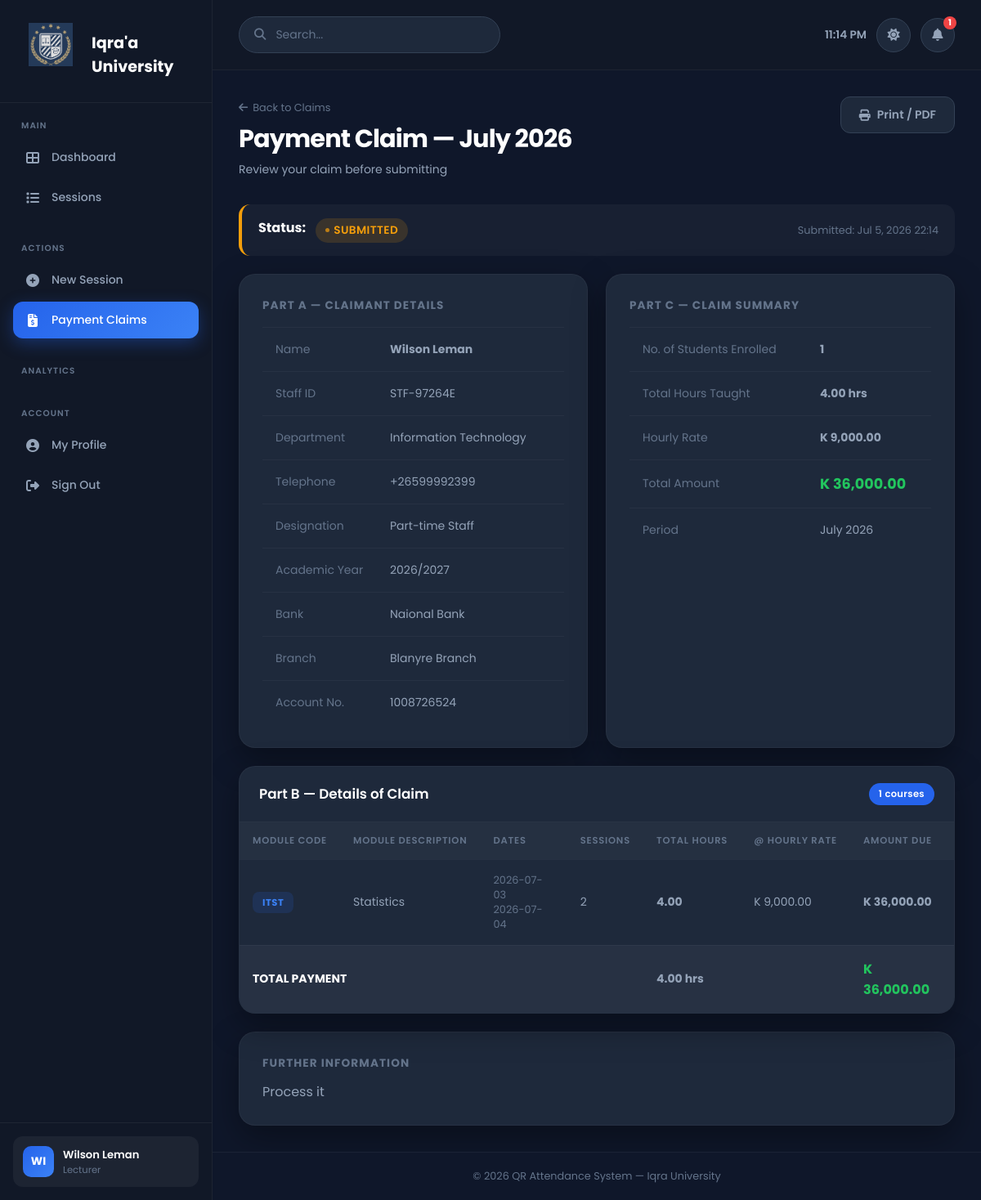
The page /lecturer/claims/1 (signed in) on the database its author committed.
### tables this page shows
CREATE TABLE `payment_claims` (
  `id` int(10) UNSIGNED NOT NULL,
  `lecturer_id` int(10) UNSIGNED NOT NULL,
  `academic_year` varchar(20) NOT NULL,
  `month` varchar(20) NOT NULL,
  `designation` enum('full_time','part_time') DEFAULT 'part_time',
  `bank_name` varchar(100) DEFAULT NULL,
  `bank_branch` varchar(100) DEFAULT NULL,
  `account_number` varchar(50) DEFAULT NULL,
  `telephone` varchar(30) DEFAULT NULL,
  `hourly_rate` decimal(10,2) DEFAULT 0.00,
  `status` enum('draft','submitted','approved','rejected') DEFAULT 'draft',
  `submitted_at` timestamp NULL DEFAULT NULL,
  `notes` text DEFAULT NULL,
  `created_at` timestamp NOT NULL DEFAULT current_timestamp()
);

CREATE TABLE `users` (
  `id` int(10) UNSIGNED NOT NULL,
  `name` varchar(120) NOT NULL,
  `email` varchar(180) NOT NULL,
  `password` varchar(255) NOT NULL,
  `role` enum('admin','lecturer','student') NOT NULL,
  `is_active` tinyint(1) NOT NULL DEFAULT 1,
  `created_at` timestamp NOT NULL DEFAULT current_timestamp(),
  `updated_at` timestamp NOT NULL DEFAULT current_timestamp() ON UPDATE current_timestamp()
);

CREATE TABLE `lecturers` (
  `id` int(10) UNSIGNED NOT NULL,
  `user_id` int(10) UNSIGNED NOT NULL,
  `department_id` int(10) UNSIGNED DEFAULT NULL,
  `staff_number` varchar(50) NOT NULL,
  `phone` varchar(30) DEFAULT NULL,
  `created_at` timestamp NOT NULL DEFAULT current_timestamp()
);

CREATE TABLE `departments` (
  `id` int(10) UNSIGNED NOT NULL,
  `name` varchar(120) NOT NULL,
  `code` varchar(20) NOT NULL,
  `created_at` timestamp NOT NULL DEFAULT current_timestamp()
);

CREATE TABLE `courses` (
  `id` int(10) UNSIGNED NOT NULL,
  `department_id` int(10) UNSIGNED DEFAULT NULL,
  `lecturer_id` int(10) UNSIGNED DEFAULT NULL,
  `code` varchar(30) NOT NULL,
  `name` varchar(180) NOT NULL,
  `description` text DEFAULT NULL,
  `credit_hours` tinyint(3) UNSIGNED DEFAULT 3,
  `semester` tinyint(3) UNSIGNED DEFAULT NULL,
  `academic_year` varchar(10) DEFAULT NULL,
  `is_active` tinyint(1) NOT NULL DEFAULT 1,
  `created_at` timestamp NOT NULL DEFAULT current_timestamp()
);

### app/views/lecturer/claims/show.php (the view, shortened to what the rows shown need)
<div class="page-title">
    <div>
        <a href="<?= BASE_URL ?>/lecturer/claims" class="back-link">
            <i class="fas fa-arrow-left"></i> Back to Claims
        </a>
        <h1>Payment Claim — <?= $data['monthLabel'] ?></h1>
        <p>Review your claim before submitting</p>
    </div>
    <div style="display:flex;gap:10px">
        <a href="<?= BASE_URL ?>/lecturer/claims/<?= $claim['id'] ?>/print"
           target="_blank" class="btn btn-secondary">
            <i class="fas fa-print"></i> Print / PDF
        </a>
    </div>
</div>
<?php
$statusColor = match($claim['status']) {
    'approved'  => 'var(--success)',
    'rejected'  => 'var(--danger)',
    'submitted' => 'var(--warning)',
    default     => 'var(--text-muted)',
};
?>
<div style="background:rgba(255,255,255,.04);border-radius:14px;padding:16px 20px;
            margin-bottom:22px;border-left:4px solid <?= $statusColor ?>;
            display:flex;justify-content:space-between;align-items:center">
    <div>
        <strong style="color:var(--text)">Status:</strong>
        <span class="badge badge-<?= $claim['status'] === 'approved' ? 'active' : ($claim['status'] === 'rejected' ? 'absent' : 'pending') ?>"
              style="margin-left:8px;font-size:.85rem">
            <?= strtoupper($claim['status']) ?>
        </span>
    </div>
    <?php if ($claim['submitted_at']): ?>
    <div style="font-size:.8rem;color:var(--text-muted)">
        Submitted: <?= date('M j, Y H:i', strtotime($claim['submitted_at'])) ?>
    </div>
    <?php endif; ?>
</div>
<div style="display:grid;grid-template-columns:1fr 1fr;gap:22px;margin-bottom:22px">
    <div class="form-card">
        <h2 style="font-size:.85rem;font-weight:700;text-transform:uppercase;
                   letter-spacing:.08em;color:var(--text-muted);margin-bottom:16px">
            Part A — Claimant Details
        </h2>
        <table class="table">
            <tr>
                <td style="color:var(--text-muted);width:140px">Name</td>
                <td><strong><?= htmlspecialchars($claim['lecturer_name']) ?></strong></td>
            </tr>
            <tr>
                <td style="color:var(--text-muted)">Staff ID</td>
                <td><?= htmlspecialchars($claim['staff_number']) ?></td>
            </tr>
            <tr>
                <td style="color:var(--text-muted)">Department</td>
                <td><?= htmlspecialchars($claim['dept_name'] ?? '—') ?></td>
            </tr>
            <tr>
                <td style="color:var(--text-muted)">Telephone</td>
                <td><?= htmlspecialchars($claim['telephone'] ?? '—') ?></td>
            </tr>
            <tr>
                <td style="color:var(--text-muted)">Designation</td>
                <td><?= $claim['designation'] === 'full_time' ? 'Full-time Staff' : 'Part-time Staff' ?></td>
            </tr>
            <tr>
                <td style="color:var(--text-muted)">Academic Year</td>
                <td><?= htmlspecialchars($claim['academic_year']) ?></td>
            </tr>
            <tr>
                <td style="color:var(--text-muted)">Bank</td>
                <td><?= htmlspecialchars($claim['bank_name'] ?? '—') ?></td>
            </tr>
            <tr>
                <td style="color:var(--text-muted)">Branch</td>
                <td><?= htmlspecialchars($claim['bank_branch'] ?? '—') ?></td>
            </tr>
            <tr>
                <td style="color:var(--text-muted)">Account No.</td>
                <td><?= htmlspecialchars($claim['account_number'] ?? '—') ?></td>
            </tr>
        </table>
    </div>
    <div class="form-card">
        <h2 style="font-size:.85rem;font-weight:700;text-transform:uppercase;
                   letter-spacing:.08em;color:var(--text-muted);margin-bottom:16px">
            Part C — Claim Summary
        </h2>
        <table class="table">
            <tr>
                <td style="color:var(--text-muted)">No. of Students Enrolled</td>
                <td><strong><?= (int)$data['totalStudents'] ?></strong></td>
            </tr>
            <tr>
                <td style="color:var(--text-muted)">Total Hours Taught</td>
                <td><strong><?= number_format($data['totalHours'], 2) ?> hrs</strong></td>
            </tr>
            <tr>
                <td style="color:var(--text-muted)">Hourly Rate</td>
                <td><strong>K <?= number_format($claim['hourly_rate'], 2) ?></strong></td>
            </tr>
            <tr>
                <td style="color:var(--text-muted)">Total Amount</td>
                <td>
                    <strong style="color:var(--success);font-size:1.1rem">
                        K <?= number_format($data['totalAmount'], 2) ?>
                    </strong>
                </td>
            </tr>
            <tr>
                <td style="color:var(--text-muted)">Period</td>
                <td><?= $data['monthLabel'] ?></td>
            </tr>
        </table>
    </div>
</div>
<div class="panel">
    <div class="panel-header">
        <h2>Part B — Details of Claim</h2>
        <span class="badge badge-count"><?= count($data['courses']) ?> courses</span>
    </div>
    <div class="table-wrap">
        <?php if (empty($data['courses'])): ?>
        <div class="empty-state">
            <p>No sessions found for this period.</p>
        </div>
        <?php else: ?>
        <table class="table">
            <thead>
                <tr>
                    <th>Module Code</th>
                    <th>Module Description</th>
                    <th>Dates</th>
                    <th>Sessions</th>
                    <th>Total Hours</th>
                    <th>@ Hourly Rate</th>
                    <th>Amount Due</th>
                </tr>
            </thead>
            <tbody>
            <?php foreach ($data['courses'] as $c): ?>
                <?php $amount = $c['total_hours'] * $claim['hourly_rate']; ?>
                <tr>
                    <td><span class="course-code-badge"><?= htmlspecialchars($c['code']) ?></span></td>
                    <td><?= htmlspecialchars($c['course_name']) ?></td>
                    <td style="font-size:.8rem;color:var(--text-muted)">
                        <?= $c['first_date'] ?><br><?= $c['last_date'] ?>
                    </td>
                    <td><?= (int)$c['session_count'] ?></td>
                    <td><strong><?= number_format($c['total_hours'], 2) ?></strong></td>
                    <td>K <?= number_format($claim['hourly_rate'], 2) ?></td>
                    <td><strong>K <?= number_format($amount, 2) ?></strong></td>
                </tr>
            <?php endforeach; ?>
            </tbody>
            <tfoot>
                <tr style="background:rgba(255,255,255,.04)">
                    <td colspan="4" style="font-weight:700;color:var(--text)">TOTAL PAYMENT</td>
                    <td><strong><?= number_format($data['totalHours'], 2) ?> hrs</strong></td>
                    <td></td>
                    <td>
                        <strong style="color:var(--success);font-size:1rem">
                            K <?= number_format($data['totalAmount'], 2) ?>
                        </strong>
                    </td>
                </tr>
            </tfoot>
        </table>
        <?php endif; ?>
    </div>
</div>
<?php if ($claim['notes']): ?>
<div class="form-card" style="margin-top:22px">
    <h2 style="font-size:.85rem;font-weight:700;text-transform:uppercase;
               letter-spacing:.08em;color:var(--text-muted);margin-bottom:12px">
        Further Information
    </h2>
    <p style="color:var(--text-light)"><?= htmlspecialchars($claim['notes']) ?></p>
</div>
<?php endif; ?>

### app/core/Router.php (shortened to what the rows shown need)
<?php
class Router
{
    private array $routes = [];
    private function addRoute(string $method, string $path, string $handler, array $middleware): void
    {
        $this->routes[] = compact('method', 'path', 'pattern', 'handler', 'middleware');
    }
    public function dispatch(): void
{
    $method     = $_SERVER['REQUEST_METHOD'];
    $requestUri = strtok($_SERVER['REQUEST_URI'], '?');
    $scriptDir  = str_replace('\\', '/', dirname($_SERVER['SCRIPT_NAME']));
    $basePath   = rtrim($scriptDir, '/');
    $uri        = '/' . ltrim(substr($requestUri, strlen($basePath)), '/');
    $uri = preg_replace('#^/index\.php(/|$)#', '/', $uri);
    foreach ($this->routes as $route) {
            if ($route['method'] !== $method) {
                continue;
            }
            if (!preg_match($route['pattern'], $uri, $matches)) {
                continue;
            }
            $params = array_filter($matches, 'is_string', ARRAY_FILTER_USE_KEY);
            [$class, $action] = explode('@', $route['handler']);
            $controller = new $class();
            $controller->$action($params);
            return;
        }
    }
}

### app/views/layouts/header.php (shortened to what the rows shown need)
<!DOCTYPE html>
<html lang="en">
<head>
    <link rel="stylesheet" href="https://cdnjs.cloudflare.com/ajax/libs/font-awesome/6.5.1/css/all.min.css">
    <link rel="stylesheet" href="<?= BASE_URL ?>/assets/css/app.css">
</head>
<body>
<?php if (Auth::check()): ?>
<div class="wrapper">
    <aside class="sidebar" id="sidebar">
        <div class="sidebar-logo">
            <div class="auth-logo">
    <img src="<?= BASE_URL ?>/assets/images/logo.webp"
         alt="IQRA'A e-Attendance Logo">
</div>
            <span>Iqra'a University</span>
        </div>
        <?php if (Auth::isAdmin()): ?>
        <div class="sidebar-section">
            <div class="sidebar-section-label">Main</div>
            <ul>
                <li><a href="<?= BASE_URL ?>/admin/dashboard"><i class="fas fa-th-large"></i> Dashboard</a></li>
            </ul>
        </div>
        <div class="sidebar-section">
            <div class="sidebar-section-label">Management</div>
            <ul>
                <li><a href="<?= BASE_URL ?>/admin/users"><i class="fas fa-users"></i> Users</a></li>
                <li><a href="<?= BASE_URL ?>/admin/courses"><i class="fas fa-book"></i> Courses</a></li>
                <li><a href="<?= BASE_URL ?>/admin/departments"><i class="fas fa-building"></i> Departments</a></li>
            </ul>
        </div>
        <div class="sidebar-section">
    <div class="sidebar-section-label">Analytics</div>
    <ul>
        <li><a href="<?= BASE_URL ?>/admin/reports">
            <i class="fas fa-chart-bar"></i> Reports</a></li>
        <li><a href="<?= BASE_URL ?>/admin/claims">
            <i class="fas fa-file-invoice-dollar"></i> Payment Claims</a></li>
    </ul>
</div>
        <?php elseif (Auth::isLecturer()): ?>
<div class="sidebar-section">
    <div class="sidebar-section-label">Main</div>
    <ul>
        <li><a href="<?= BASE_URL ?>/lecturer/dashboard"><i class="fas fa-th-large"></i> Dashboard</a></li>
        <li><a href="<?= BASE_URL ?>/lecturer/sessions"><i class="fas fa-list"></i> Sessions</a></li>
    </ul>
</div>
<div class="sidebar-section">
    <div class="sidebar-section-label">Actions</div>
    <ul>
        <li><a href="<?= BASE_URL ?>/lecturer/sessions/create"><i class="fas fa-plus-circle"></i> New Session</a></li>
        <li><a href="<?= BASE_URL ?>/lecturer/claims"><i class="fas fa-file-invoice-dollar"></i> Payment Claims</a></li>
    </ul>
</div>
<div class="sidebar-section">
    <div class="sidebar-section-label">Analytics</div>
</div>
        <?php endif; ?>
        <div class="sidebar-section">
            <div class="sidebar-section-label">Account</div>
            <ul>
                <li><a href="<?= BASE_URL ?>/profile"><i class="fas fa-user-circle"></i> My Profile</a></li>
                <li><a href="<?= BASE_URL ?>/logout"><i class="fas fa-sign-out-alt"></i> Sign Out</a></li>
            </ul>
        </div>
        <div class="sidebar-footer">
            <div class="sidebar-user">
                <div class="sidebar-avatar">
                    <?= strtoupper(substr(Auth::user()['name'], 0, 2)) ?>
                </div>
                <div class="sidebar-user-info">
                    <h4><?= htmlspecialchars(Auth::user()['name']) ?></h4>
                    <p><?= ucfirst(Auth::role()) ?></p>
                </div>
            </div>
        </div>
    </aside>
    <div class="main">
        <div class="topbar">
            <div class="topbar-left">
                <div class="search-box">
                    <i class="fas fa-search"></i>
                    <input type="text" placeholder="Search...">
                </div>
            </div>
            <div class="topbar-right">
                <span class="topbar-clock" id="clock"></span>
                <button class="icon-btn" id="themeToggle" title="Toggle theme" aria-label="Toggle dark/light mode">
                </button>
                <button class="icon-btn" title="Notifications">
                    <i class="fas fa-bell"></i>
                    <span class="notif-badge">1</span>
                </button>
            </div>
        </div>
        <div class="page-content">
<?php endif; ?>

### rows shown on the page
payment_claims: users.name "WI", users.name "Wilson Leman", status "SUBMITTED", submitted_at "Jul 5, 2026 22:14", lecturer.staff_number "STF-97264E", departments.name "Information Technology", telephone "+26599992399", academic_year "2026/2027", bank_name "Naional Bank", bank_branch "Blanyre Branch", account_number "1008726524", hourly_rate "9,000.00", notes "Process it"
courses: code "ITST", name "Statistics", first_date "2026-07-03", last_date "2026-07-04", session_count "2", total_hours "4.00", amount "36,000.00"
